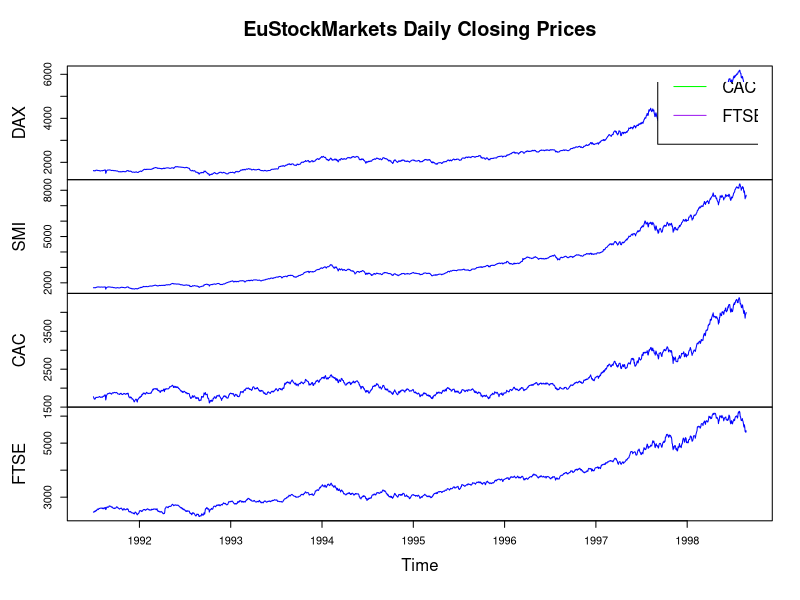

This chart was generated by the following R code:
# Step 1: Load dataset, create time series, and plot it

# 1. Load the dataset
data("EuStockMarkets")   # This is a built-in dataset of daily stock indices
head(EuStockMarkets)     # View first few rows

# 2. Create a time series object
# EuStockMarkets is already a time series object, but let's assign it to a variable
stocks_ts <- EuStockMarkets
class(stocks_ts)         # Check that it's a 'ts' object

# 3. Plot the time series
par(mar = c(5, 5, 4, 2) + 0.1)
plot(stocks_ts, main = "EuStockMarkets Daily Closing Prices", 
     col = c("blue", "red", "green", "purple"),
     xlab = "Time", ylab = "Index Value")
legend("topright", legend = colnames(stocks_ts), 
       col = c("blue", "red", "green", "purple"), lty = 1)
